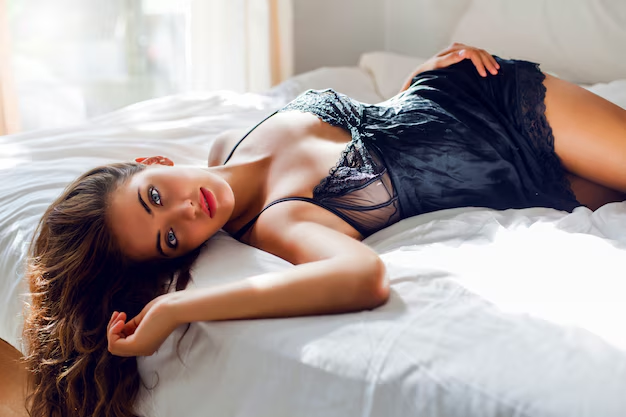
#> input picture woman_hero.png, 626 x 417 px
$ python gen.py
#> lines starting #> are read from the running program, lines starting #| are printed output that depends on the picture

from PIL import Image,ImageDraw
import os

# Fonction pour générer les images redimensionnées
def generate_images(source_image_path, output_dir, sizes):
    # Ouvre l'image source
#> called with source_image_path = 'woman_hero.png', output_dir = 'manifest_icons'
    with Image.open(source_image_path) as img:
        # Crée le dossier de sortie s'il n'existe pas
#> img is the input picture: PIL image 626x417 RGB; mean R, G, B 167.6, 156.1, 154.5
        if not os.path.exists(output_dir):
            os.makedirs(output_dir)

        # Génère chaque taille spécifiée
        for size in sizes:
            # Redimensionne l'image
            resized_img = img.resize((size, size), Image.LANCZOS)

            # Crée le chemin du fichier de sortie
            filename = f"{output_dir}/icon_{size}x{size}.png"

            # Sauvegarde l'image redimensionnée
            resized_img.save(filename)
            print(f"Image générée : {filename}")
#> this loop made 8 passes
#> pass 1, in generate_images, `resized_img = img.resize((size, size), Image.LANCZOS)`:
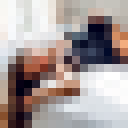
#> resized_img: PIL image 16x16 RGB (shown 8 times larger); mean R, G, B 167.7, 156.2, 154.5
#> pass 2, in generate_images, `resized_img = img.resize((size, size), Image.LANCZOS)`:
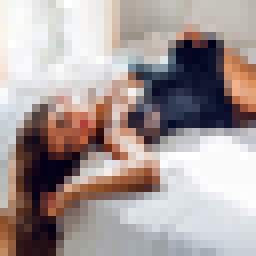
#> resized_img: PIL image 32x32 RGB (shown 8 times larger); mean R, G, B 167.6, 156.2, 154.6
#> pass 3, in generate_images, `resized_img = img.resize((size, size), Image.LANCZOS)`:
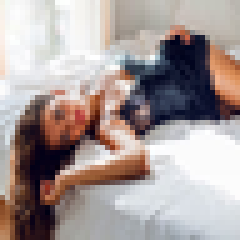
#> resized_img: PIL image 48x48 RGB (shown 5 times larger); mean R, G, B 167.6, 156.1, 154.5
#> after the loop:
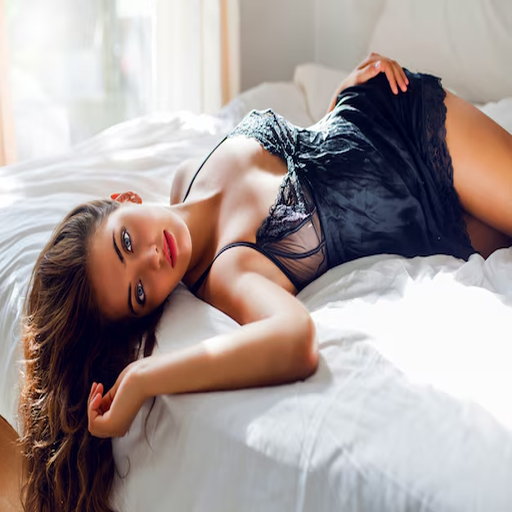
#> resized_img: PIL image 512x512 RGB; mean R, G, B 167.6, 156.1, 154.5
# Sauvegarde en favicon.ico avec plusieurs tailles
def save_as_favicon(output_dir, rounded=False):
#> called with output_dir = 'manifest_icons', rounded = True
    icons = []
    for size in sizes:
        icons.append(f"{output_dir}/icon_{size}x{size}.png")
    effem_path = f"{output_dir}/icon_rounded.png"
    # Crée un fichier .ico
    img = Image.open(icons[0])
    size,_ = img.size
#> size = 16
    if img.mode != 'RGBA':
        img = img.convert('RGBA')
#> img: PIL image 16x16 RGBA
    if rounded:
        # Applique un masque rond à l'image
        mask = Image.new('L', (size, size), 0)
#> mask: PIL image 16x16 L; every value is 0
        draw = ImageDraw.Draw(mask)
        draw.ellipse((0, 0, size, size), fill=255)

        # Applique le masque rond
        img.putalpha(mask)
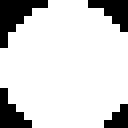
#> mask: PIL image 16x16 L (shown 8 times larger); 82.4% white; 4 black regions (4 under 20 px)
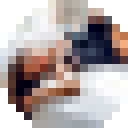
#> img: PIL image 16x16 RGBA (shown 8 times larger); mean R, G, B, A 167.7, 156.2, 154.5, 210.2; transparent parts drawn white
        img.save(effem_path)  # Sauvegarde l'image modifiée
        img2 = Image.open(effem_path)
        img2.save(f"{output_dir}/favicon.ico", format="ICO", sizes=[(size, size) for size in sizes])
    else:
        img.save(f"{output_dir}/favicon.ico", format="ICO", sizes=[(size, size) for size in sizes])


# Liste des tailles d'icônes que tu veux générer
sizes = [16, 32, 48, 64, 128, 192, 256, 512]

# Chemin de l'image source
source_image_path = 'woman_hero.png'

# Dossier de sortie pour les icônes générées
output_dir = 'manifest_icons'

# Appelle la fonction pour générer les images
generate_images(source_image_path, output_dir, sizes)
# Appeler cette fonction après avoir généré les images
save_as_favicon(output_dir,True)

$ run again, with bg.png copied over woman_hero.png
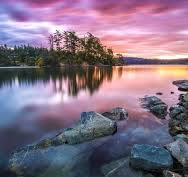
#> input picture bg.png, 188 x 177 px
#> in generate_images, img is the input picture: PIL image 188x177 RGB; mean R, G, B 131.3, 112.7, 132.5
#> after the loop in generate_images, `for size in sizes:`:
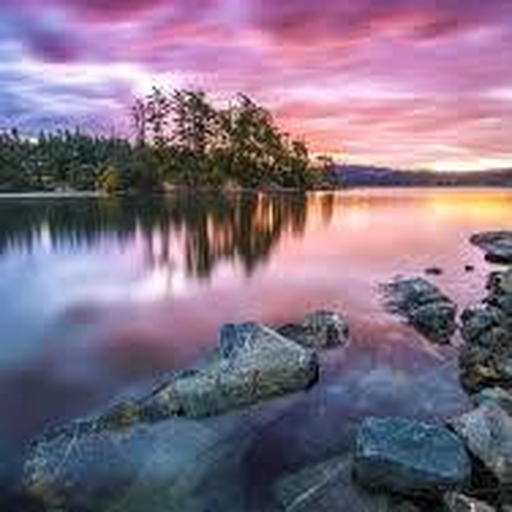
#> resized_img: PIL image 512x512 RGB; mean R, G, B 131.3, 112.7, 132.4
#> in save_as_favicon, `img.putalpha(mask)`:
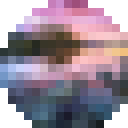
#> img: PIL image 16x16 RGBA (shown 8 times larger); mean R, G, B, A 131.5, 112.9, 132.5, 210.2; transparent parts drawn white

$ run again, with modprofil.png copied over woman_hero.png
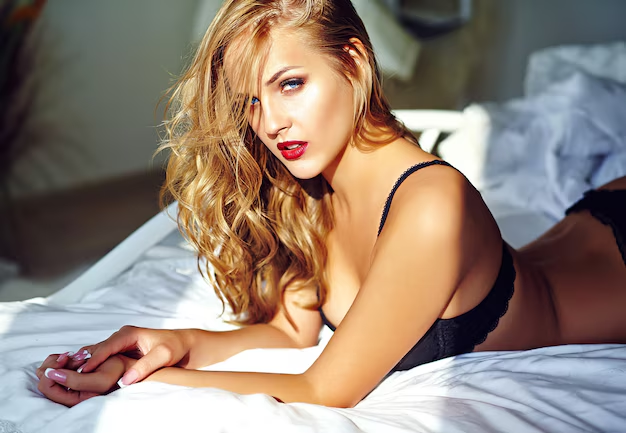
#> input picture modprofil.png, 626 x 433 px
#> in generate_images, img is the input picture: PIL image 626x433 RGB; mean R, G, B 147.5, 130.2, 117.5
#> after the loop in generate_images, `for size in sizes:`:
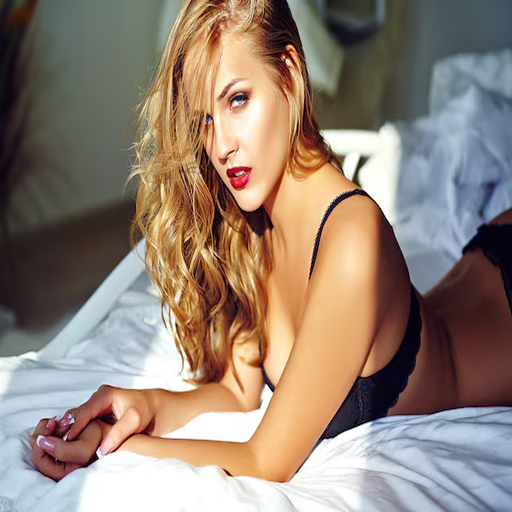
#> resized_img: PIL image 512x512 RGB; mean R, G, B 147.5, 130.3, 117.5
#> in save_as_favicon, `img.putalpha(mask)`:
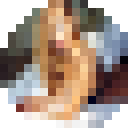
#> img: PIL image 16x16 RGBA (shown 8 times larger); mean R, G, B, A 147.5, 130.1, 117.3, 210.2; transparent parts drawn white
